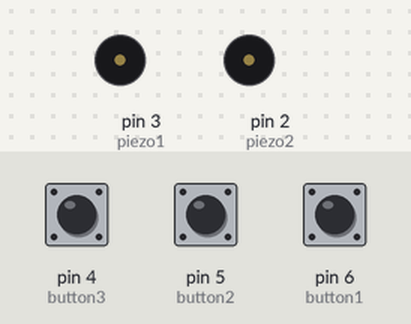
The sketch below on a simulated Arduino Uno, built with avr-gcc and run on an emulated ATmega328P. On the bench: buzzer (waves = sounding, pin HIGH). Inputs (shaded band) come from the test bench; at power-on: pin 4 (button3) LOW, pin 5 (button2) LOW, pin 6 (button1) LOW.

Above: at 1.2 s.
1.3 s: pin 4 (button3) pulled HIGH for 0.15 s
At 2.4 s:
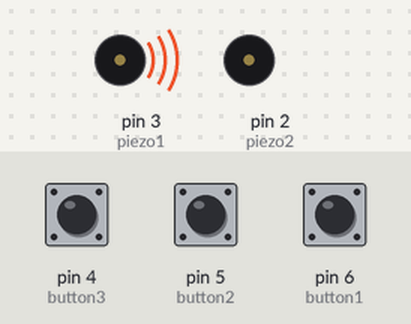
Timing chart, 0 to 4.3 s (numbered marks = the images above; inputs shaded):
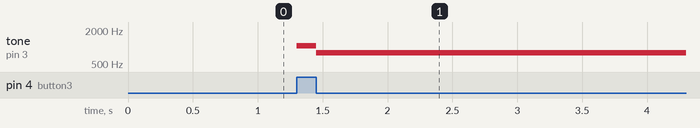

The sketch:

bagpipes.ino
```cpp
#include <Tone.h>

#define button1 6
#define button2 5
#define button3 4
#define piezo1 3
#define piezo2 2

Tone chanter, drone;
bool soundPlaying;

void setup() {
  pinMode(button1, INPUT);
  pinMode(button2, INPUT);
  pinMode(button3, INPUT);
  pinMode(piezo1, OUTPUT);
  pinMode(piezo2, OUTPUT);

  chanter.begin(piezo1);
  drone.begin(piezo2);
}

void loop() {
  if(soundPlaying == false) {
    if(digitalRead(button1) == HIGH || digitalRead(button2) == HIGH || digitalRead(button3) == HIGH) {
      soundPlaying = true;
    }
  } else if(soundPlaying == true) {
    drone.play(NOTE_G3);

    if(digitalRead(button1) == LOW && digitalRead(button2) == LOW && digitalRead(button3) == LOW) {
      chanter.play(NOTE_G5);
    } else if(digitalRead(button1) == HIGH && digitalRead(button2) == LOW && digitalRead(button3) == LOW) {
      chanter.play(NOTE_A5);
    } else if(digitalRead(button1) == LOW && digitalRead(button2) == HIGH && digitalRead(button3) == LOW) {
      chanter.play(NOTE_B5);
    } else if(digitalRead(button1) == LOW && digitalRead(button2) == LOW && digitalRead(button3) == HIGH) {
      chanter.play(NOTE_C6);
    } else if(digitalRead(button1) == HIGH && digitalRead(button2) == HIGH && digitalRead(button3) == LOW) {
      chanter.play(NOTE_D6);
    } else if(digitalRead(button1) == HIGH && digitalRead(button2) == LOW && digitalRead(button3) == HIGH) {
      chanter.play(NOTE_E6);
    } else if(digitalRead(button1) == LOW && digitalRead(button2) == HIGH && digitalRead(button3) == HIGH) {
      chanter.play(NOTE_FS6);
    } else if(digitalRead(button1) == HIGH && digitalRead(button2) == HIGH && digitalRead(button3) == HIGH) {
      chanter.play(NOTE_G6);
    }
  }
}
```

Measured:
- after the input at 1.3 s, tone on pin 3 (piezo1): silent → 1047 Hz at once, → 784 Hz 0.15 s later
